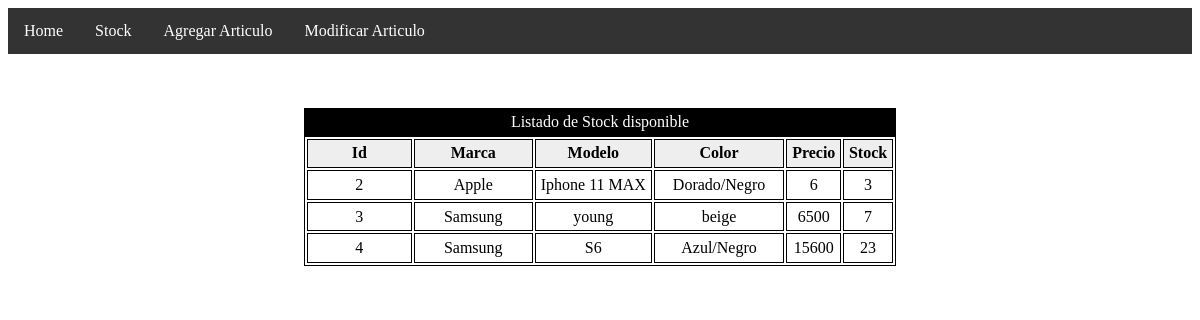
The app's page /listadoStock.php with its own data.
### tables this page shows
CREATE TABLE `articulos` (
  `id` int(11) NOT NULL,
  `marca` varchar(45) NOT NULL,
  `modelo` varchar(45) NOT NULL,
  `color` varchar(45) NOT NULL,
  `precio` int(11) NOT NULL,
  `stock` int(11) NOT NULL
);

### listadoStock.php (the view, shortened to what this page needs)
<!DOCTYPE html>
<html>
<head>
  <link href="StyleSheet.css" rel="stylesheet" type="text/css">
<body>
	<ul>
  <li><a href="index.php">Home</a></li>
  <li><a class="active" href="listadoStock.php">Stock</a></li>
  <li><a href="agregarReg.php">Agregar Articulo</a></li>
  <li><a href="modificarReg.php">Modificar Articulo</a></li>
</ul>
<table>
  <caption>Listado de Stock disponible</caption>
  <tr>
    <th>Id</th>
    <th>Marca</th>
    <th>Modelo</th>
    <th>Color</th>
    <th>Precio</th>
    <th>Stock</th>
  </tr>
  <tr>
<?php
$servername = "localhost";
$username = "root";
$password = "";
$dbname = "miBase";
$conn = new mysqli($servername, $username, $password, $dbname);
$sql = "SELECT * FROM articulos";
$result = $conn->query($sql);
if ($result->num_rows > 0) {
    while($row =mysqli_fetch_array($result) ) {
        echo "<td> " . $row["id"]. "</td> <td> " . $row["marca"]. "</td><td>" . $row["modelo"]. "</td><td>" . $row["color"]. "</td><td>". $row["precio"]. "</td><td>" . $row["stock"]. "</td></tr>";
        echo "<br>";
    }
} else {
    echo "0 results";
}
?>
</table>
</body>
</html>

### StyleSheet.css (style rules this page uses)
table { margin: auto; width: 50%; border: 1px solid #000; }
th, td { width: 25%; text-align: left; vertical-align: top; border: 1px solid #000; border-collapse: collapse; padding: 0.3em; caption-side: bottom; text-align: center; }
caption { padding: 0.3em; color: #fff; background: #000; }
th { background: #eee; }
ul { list-style-type: none; margin: 0; padding: 0; overflow: hidden; background-color: #333; }
li { float: left; }
li a { display: block; color: white; text-align: center; padding: 14px 16px; text-decoration: none; }

### records on screen
articulos: id "2", marca "Apple", modelo "Iphone 11 MAX", color "Dorado/Negro", precio "6", stock "3"
articulos: id "3", marca "Samsung", modelo "young", color "beige", precio "6500", stock "7"
articulos: id "4", marca "Samsung", modelo "S6", color "Azul/Negro", precio "15600", stock "23"
